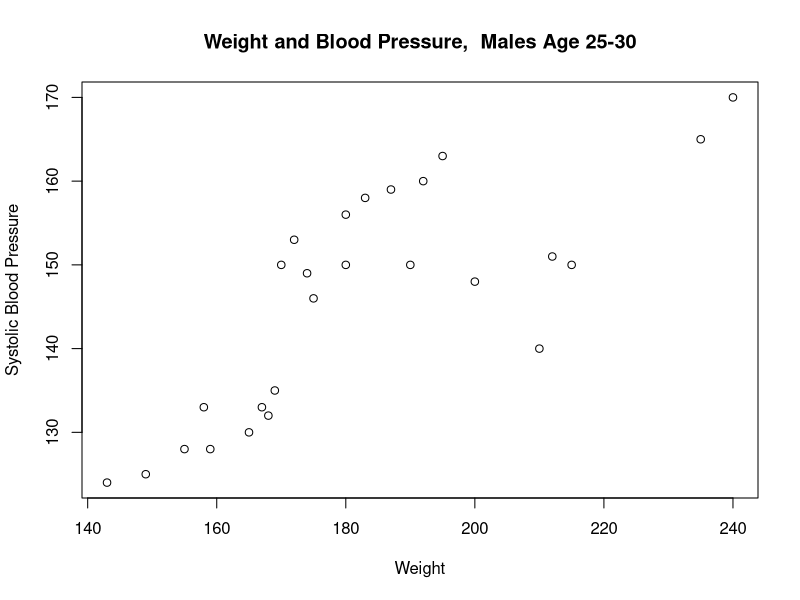

Recreate this plot in R.
## ---- chunk 1
knitr::opts_chunk$set(echo = TRUE)
## ---- chunk 2
bp <- read.table("bp.txt", header = TRUE)
## ---- chunk 3
plot(bp$weight, bp$BP, xlab = "Weight", ylab = "Systolic Blood Pressure", main = "Weight and Blood Pressure,  Males Age 25-30")
## ---- chunk 4
lm_bp <- lm(BP~weight, data = bp)
summary(lm_bp)
## ---- chunk 5
weight_est <- lm_bp$coefficients[['(Intercept)']] + lm_bp$coefficients[['weight']] * 200
print(weight_est)
print(148 - weight_est)
## ---- chunk 6
anova(lm_bp)
